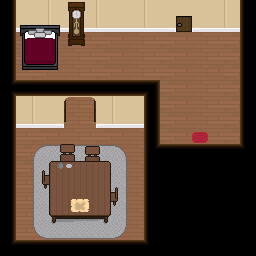

The image is a tile-based game level rendered from a .tmx file. Its description and source (layers, tilesets, objects; grid data summarised) follow:
An orthogonal 16x16 tile map with 16x16 px tiles, 6 tile layers (Tile Layer 1, Lower, ZSHADOWDOWN, Higher, ...), 10 tilesets and 21 objects (PLAYER_START+1, Tony, PLAYER_START+2, PLAYER_START_TTTONY, EXIT, ...).

<map version="1.0" tiledversion="2017.07.25" orientation="orthogonal" renderorder="right-down" width="16" height="16" tilewidth="16" tileheight="16" nextobjectid="29">
 <tileset firstgid="1" name="Wood_Floor_2" tilewidth="16" tileheight="16" tilecount="4" columns="4">
  <image source="../Game/Tiles/Inside/Wood_Floor/Wood_Floor_2.png" width="64" height="16" />
 </tileset>
 <tileset firstgid="5" name="Border" tilewidth="16" tileheight="16" tilecount="10" columns="2">
  <image source="../Game/Tiles/Inside/Border.png" width="32" height="80" />
 </tileset>
 <tileset firstgid="15" name="Big_Table" tilewidth="16" tileheight="16" tilecount="30" columns="6">
  <image source="../Game/Tiles/Inside/Furniture/Big_Table.png" width="96" height="80" />
 </tileset>
 <tileset firstgid="45" name="Tony_Wall" tilewidth="16" tileheight="16" tilecount="4" columns="2">
  <image source="../Game/Tiles/Inside/Walls/Tony_Wall.png" width="32" height="32" />
 </tileset>
 <tileset firstgid="49" name="Grandfather_Clock" tilewidth="16" tileheight="16" tilecount="6" columns="2">
  <image source="../Game/Tiles/Inside/Furniture/Grandfather_Clock.png" width="32" height="48" />
 </tileset>
 <tileset firstgid="55" name="Tonys_Bed" tilewidth="16" tileheight="16" tilecount="12" columns="3">
  <image source="../Game/Tiles/Inside/Furniture/Tonys_Bed.png" width="48" height="64" />
 </tileset>
 <tileset firstgid="67" name="Carpet" tilewidth="16" tileheight="16" tilecount="1" columns="1">
  <image source="../Game/Tiles/Inside/Carpet/Carpet.png" width="16" height="16" />
 </tileset>
 <tileset firstgid="68" name="White_Carpet" tilewidth="16" tileheight="16" tilecount="9" columns="3">
  <image source="../Game/Tiles/Inside/Carpet/White_Carpet.png" width="48" height="48" />
 </tileset>
 <tileset firstgid="77" name="Tony_Tavern_Doors" tilewidth="16" tileheight="16" tilecount="4" columns="2">
  <image source="../Game/Tiles/Inside/Furniture/Tony_Tavern_Doors.png" width="32" height="32" />
 </tileset>
 <tileset firstgid="81" name="Brown_Door" tilewidth="16" tileheight="16" tilecount="1" columns="1">
  <image source="../Game/Pop_Ups/Doors/House/Brown_Door.png" width="16" height="16" />
 </tileset>
 <layer name="Tile Layer 1" width="16" height="16">
  <data>[256 cells, 232 non-empty, 15 distinct tile ids]</data>
 </layer>
 <layer name="Lower" width="16" height="16">
  <data>[256 cells, 46 non-empty, 14 distinct tile ids]</data>
 </layer>
 <layer name="ZSHADOWDOWN" width="16" height="16">
  <data>[256 cells, 1 non-empty, 1 distinct tile ids]</data>
 </layer>
 <layer name="Higher" width="16" height="16">
  <data>[256 cells, 45 non-empty, 45 distinct tile ids]</data>
 </layer>
 <layer name="ZDOWN" width="16" height="16">
  <data>[256 cells, 0 non-empty, 0 distinct tile ids]</data>
 </layer>
 <layer name="Even Higher" width="16" height="16">
  <data>[256 cells, 22 non-empty, 10 distinct tile ids]</data>
 </layer>
 <objectgroup name="COLLISION_LAYER">
  <object id="1" x="16" y="108" width="50" height="20" />
  <object id="2" x="94" y="108" width="50" height="20" />
  <object id="3" x="144" y="108" width="16" height="36" />
  <object id="4" x="144" y="144" width="112" height="112" />
  <object id="12" x="240" y="0" width="16" height="144" />
  <object id="13" x="16" y="0" width="224" height="32" />
  <object id="14" x="0" y="0" width="16" height="256" />
  <object id="15" x="16" y="240" width="128" height="16" />
  <object id="16" x="16" y="32" width="44" height="38" />
  <object id="17" x="60" y="32" width="25" height="14" />
  <object id="22" x="49" y="161" width="62" height="62" />
  <object id="23" x="42" y="170" width="7" height="19" />
  <object id="24" x="60" y="153" width="20" height="8" />
  <object id="25" x="80" y="155" width="20" height="6" />
  <object id="26" x="111" y="187" width="7" height="19" />
 </objectgroup>
 <objectgroup name="SPAWNS_LAYER">
  <object id="5" name="PLAYER_START+1" x="192" y="125" width="16" height="12" />
  <object id="18" name="Tony" x="144" y="48" width="16" height="16">
   <properties>
    <property name="chapters" value="1-25" />
    <property name="taskIDs" value="CloningMaterials::TalkToTony,GiveTonyMaterials" />
   </properties>
  </object>
  <object id="21" name="PLAYER_START+2" x="176" y="39" width="16" height="12" />
  <object id="28" name="PLAYER_START_TTTONY" x="176" y="52" width="16" height="12" />
 </objectgroup>
 <objectgroup name="INTERACTION">
  <object id="7" name="EXIT" x="192" y="138" width="16" height="6" />
  <object id="20" name="EXIT2" x="176" y="32" width="16" height="6" />
 </objectgroup>
</map>
